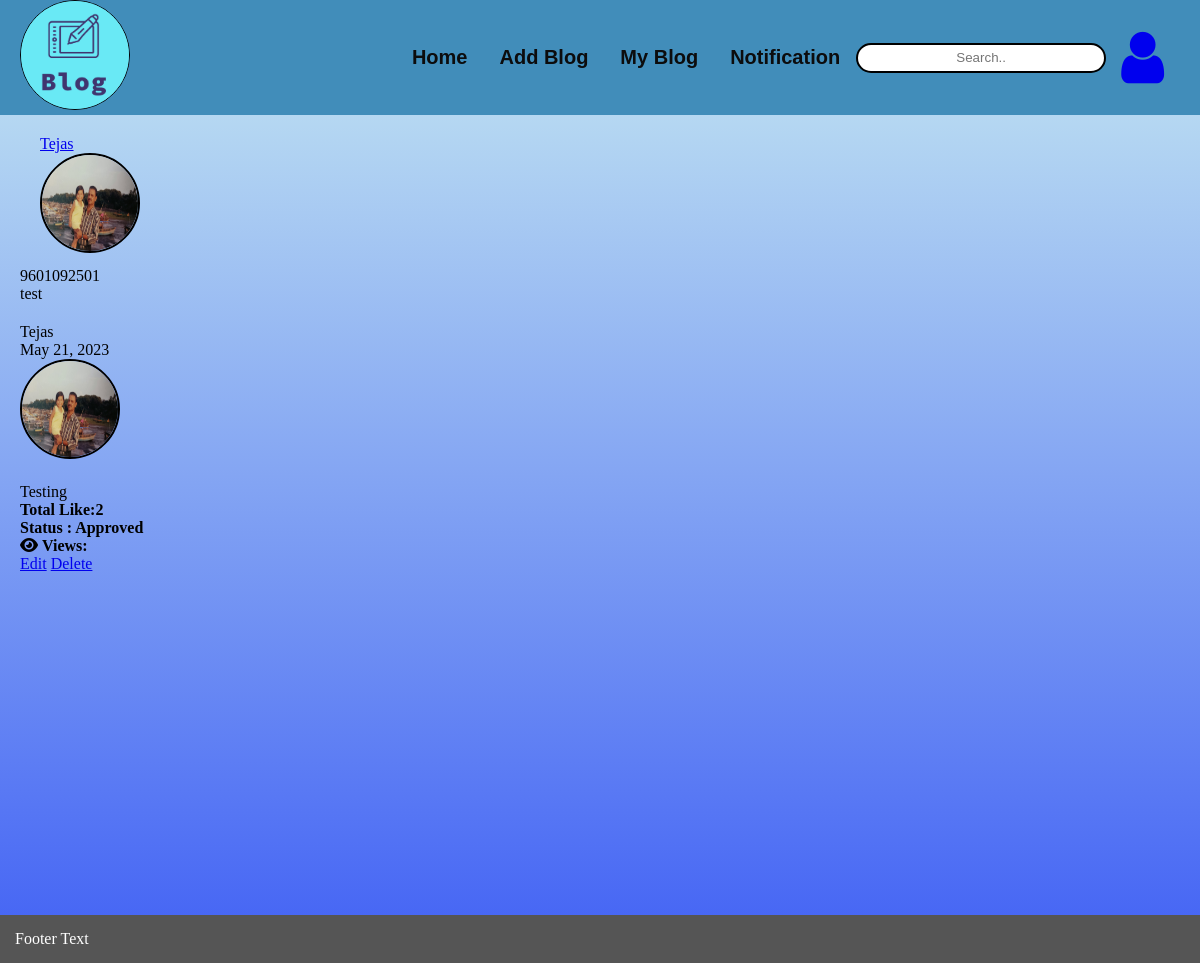
/userApp/user_blog/ (signed in), run on the app's committed database.
### accountApp/models.py (models this page shows, shortened)
class Profile(models.Model):
    user = models.OneToOneField(User,on_delete = models.CASCADE)
    mobileno = models.CharField(max_length= 11)
    avatar = models.ImageField(upload_to = 'avatars/')
    location = models.CharField(max_length = 200)
    birth_date = models.DateField(null= True)
    bio = models.TextField(max_length = 500, blank=True)

### blogmanageApp/models.py (models this page shows, shortened)
@python_2_unicode_compatible
class Post(models.Model):
    title = models.CharField(max_length= 200)
    title_tag = models.CharField(max_length= 200)
    author = models.ForeignKey(User, on_delete = models.CASCADE)
    tag = models.ManyToManyField(Tag)
    body = RichTextField(blank = True, null = True)
    post_date = models.DateField(auto_now_add= True)
    Category = models.ForeignKey(Category, on_delete = models.CASCADE)
    like = models.ManyToManyField(User,related_name= 'likes')
    status = models.BooleanField( default = False , null = True)
    hit_count_generic = GenericRelation(HitCount, object_id_field='object_pk',related_query_name='hit_count_generic_relation')

### userApp/views.py (the view)
# urls.py: path('user_blog/',views.userblog_view, name = 'user_blog'),
@login_required(login_url= 'login')
def userblog_view(request):
    id = request.session['id']
    post = Post.objects.filter(author = id)
    return render(request,'userApp/user_blog.html',{'post': post})

### userApp/templates/userApp/user_blog.html (shortened to what this page needs)
{% extends 'userApp/base.html' %}
{% load hitcount_tags %}
{% block content %}
<div class="container text-center">
  <div class="row">
    <div class="col-sm-3 well">
      <div class="well">
        <p><a href="{% url 'update' %}">{{ user.first_name }}</a></p>
        <img src="../media/{{ user.profile.avatar }} " class="img-circle" height="65" width="65" alt="{{ user.first_name }}">
      </div>
      <p>{{ user.profile.mobileno }}</p>
      <p>{{ user.profile.location }}</a></p>
    </div>
    <div class="col-sm-7">
      {% for post in post  %}
      <div class="row" id ="blogdetail{{post.id}}">
        <div class="col-sm-3">
          <div class="well">
           <p>{{ post.author.first_name }} </p>
           <p>{{ post.post_date}}</p>
           <img src="../media/{{ post.author.profile.avatar }}" class="img-circle" height="55" width="55" alt="Avatar">
          </div>
        </div>
        <div class="col-sm-9">
          <div class="well text-left">
            <p>{{ post.title}}</p>
          <span><b>Total Like:{{ post.like.count   }}</b></span></p>
          {% if post.status == False %}
          <span><b>Status : Pending....</b></span>
          {% else %}
          <span><b>Status : Approved</b></span>
          {% endif %}
          <p>    <i class="fas fa-eye"></i>
            <b>Views: {% get_hit_count for post %} </b></p>
        <a class="btn btn-success" href="{% url 'update_blog' post.id  %}" >Edit</a>
        <a href="#" class="delete btn btn-success" id=deletebtn{{post.id}} data={{post.id}}> Delete</a>
          </div>
        </div>
      </div>
    {% endfor %}
    </div>
  </div>
</div>
{% endblock %}

### userApp/static/css/base.css (style rules this page uses)
* { margin: 0; padding: 0; box-sizing: border-box; }

### userApp/static/css/full_blog.css (style rules this page uses)
.container { background: hsla(206, 70%, 83%, 1); background: linear-gradient(180deg, hsla(206, 70%, 83%, 1) 0%, hsla(229, 89%, 62%, 1) 100%); background: -moz-linear-gradient(180deg, hsla(206, 70%, 83%, 1) 0%, hsla(229, 89%, 62%, 1) 100%); min-height: 100vh; position: relative; }
.well { padding: 10px 20px; min-width: 400px; }
.img-circle { height: 100px; width: 100px; border-radius: 50%; border: 2px solid black; }

### data on the page
Post: author.first_name "Tejas", post_date "May 21, 2023", author.profile.avatar (picture), title "Testing", like.count "2", status "Status : Approved"

### other printed values
{{ user.first_name }} "Tejas"
{{ user.profile.mobileno }} "9601092501"
{{ user.profile.location }} "test"
